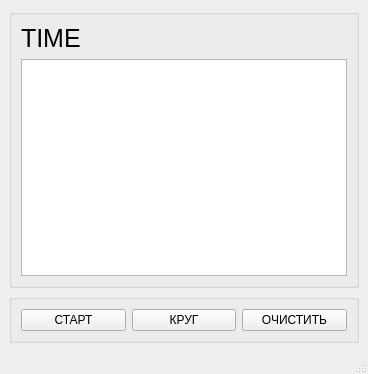
<?xml version="1.0" encoding="UTF-8"?>
<ui version="4.0">
 <class>MainWindow</class>
 <widget class="QMainWindow" name="MainWindow">
  <property name="geometry">
   <rect>
    <x>0</x>
    <y>0</y>
    <width>368</width>
    <height>374</height>
   </rect>
  </property>
  <property name="windowTitle">
   <string>MainWindow</string>
  </property>
  <widget class="QWidget" name="centralwidget">
   <layout class="QGridLayout" name="gridLayout">
    <item row="0" column="0">
     <widget class="QGroupBox" name="groupBox">
      <property name="title">
       <string/>
      </property>
      <layout class="QVBoxLayout" name="verticalLayout">
       <item>
        <widget class="QLabel" name="lb_time">
         <property name="font">
          <font>
           <pointsize>19</pointsize>
          </font>
         </property>
         <property name="contextMenuPolicy">
          <enum>Qt::ActionsContextMenu</enum>
         </property>
         <property name="layoutDirection">
          <enum>Qt::LeftToRight</enum>
         </property>
         <property name="text">
          <string>TIME</string>
         </property>
        </widget>
       </item>
       <item>
        <widget class="QTextBrowser" name="tb_info"/>
       </item>
      </layout>
     </widget>
    </item>
    <item row="1" column="0">
     <widget class="QGroupBox" name="groupBox_2">
      <property name="title">
       <string/>
      </property>
      <layout class="QHBoxLayout" name="horizontalLayout">
       <item>
        <widget class="QPushButton" name="pb_start">
         <property name="text">
          <string>СТАРТ</string>
         </property>
        </widget>
       </item>
       <item>
        <widget class="QPushButton" name="pb_lap">
         <property name="text">
          <string>КРУГ</string>
         </property>
        </widget>
       </item>
       <item>
        <widget class="QPushButton" name="pb_clear">
         <property name="text">
          <string>ОЧИСТИТЬ</string>
         </property>
        </widget>
       </item>
      </layout>
     </widget>
    </item>
   </layout>
  </widget>
  <widget class="QMenuBar" name="menubar">
   <property name="geometry">
    <rect>
     <x>0</x>
     <y>0</y>
     <width>368</width>
     <height>23</height>
    </rect>
   </property>
  </widget>
  <widget class="QStatusBar" name="statusbar"/>
 </widget>
 <resources/>
 <connections/>
</ui>
